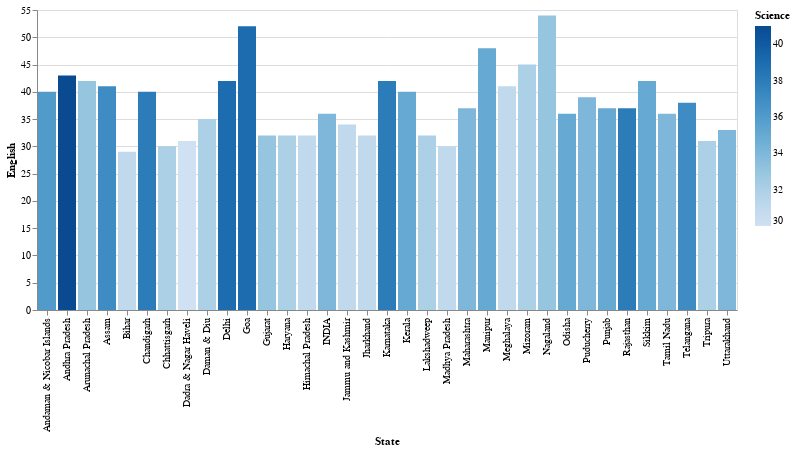

The code cell stored with this chart in its notebook:
### Code cell
alt.Chart(df).mark_bar().encode(
    x='State',
    y='English',
    color='Science'
)

### Figure 1 — Vega-Lite specification as saved in the notebook (floating-point values rounded to 4 significant figures)
{"config": {"view": {"continuousWidth": 400, "continuousHeight": 300}}, "data": {"name": "data-9f405948c8884dea138a329657d111c3"}, "mark": "bar", "encoding": {"color": {"type": "quantitative", "field": "Science"}, "x": {"type": "nominal", "field": "State"}, "y": {"type": "quantitative", "field": "English"}}, "$schema": "https://vega.github.io/schema/vega-lite/v4.8.1.json", "datasets": {"data-9f405948c8884dea138a329657d111c3": [{"State": "INDIA", "English": 36.0, "Mathematics": 34.0, "Science": 34.0, "Social Science": 39.0, "MIL": 49.0}, {"State": "Jammu and Kashmir", "English": 34.0, "Mathematics": 28.0, "Science": 31.0, "Social Science": 34.0, "MIL": 31.0}, {"State": "Himachal Pradesh", "English": 32.0, "Mathematics": 30.0, "Science": 31.0, "Social Science": 38.0, "MIL": 51.0}, {"State": "Punjab", "English": 37.0, "Mathematics": 33.0, "Science": 35.0, "Social Science": 38.0, "MIL": 49.0}, {"State": "Chandigarh", "English": 40.0, "Mathematics": 36.0, "Science": 38.0, "Social Science": 42.0, "MIL": 56.0}, {"State": "Uttarakhand", "English": 33.0, "Mathematics": 35.0, "Science": 34.0, "Social Science": 41.0, "MIL": 52.0}, {"State": "Haryana", "English": 32.0, "Mathematics": 31.0, "Science": 32.0, "Social Science": 38.0, "MIL": 50.0}, {"State": "Delhi", "English": 42.0, "Mathematics": 38.0, "Science": 39.0, "Social Science": 46.0, "MIL": 59.0}, {"State": "Rajasthan", "English": 37.0, "Mathematics": 38.0, "Science": 38.0, "Social Science": 44.0, "MIL": 57.0}, {"State": "Uttar Pradesh", "English": null, "Mathematics": null, "Science": null, "Social Science": null, "MIL": null}, {"State": "Bihar", "English": 29.0, "Mathematics": 36.0, "Science": 31.0, "Social Science": 37.0, "MIL": 41.0}, {"State": "Sikkim", "English": 42.0, "Mathematics": 28.0, "Science": 35.0, "Social Science": 42.0, "MIL": 38.0}, {"State": "Arunachal Pradesh", "English": 42.0, "Mathematics": 29.0, "Science": 33.0, "Social Science": 39.0, "MIL": 39.0}, {"State": "Nagaland", "English": 54.0, "Mathematics": 30.0, "Science": 33.0, "Social Science": 43.0, "MIL": null}, {"State": "Manipur", "English": 48.0, "Mathematics": 31.0, "Science": 35.0, "Social Science": 40.0, "MIL": 33.0}, {"State": "Mizoram", "English": 45.0, "Mathematics": 32.0, "Science": 32.0, "Social Science": 36.0, "MIL": 59.0}, {"State": "Tripura", "English": 31.0, "Mathematics": 31.0, "Science": 32.0, "Social Science": 36.0, "MIL": 37.0}, {"State": "Meghalaya", "English": 41.0, "Mathematics": 28.0, "Science": 31.0, "Social Science": 37.0, "MIL": null}, {"State": "Assam", "English": 41.0, "Mathematics": 39.0, "Science": 37.0, "Social Science": 40.0, "MIL": 52.0}, {"State": "West Bengal", "English": null, "Mathematics": null, "Science": null, "Social Science": null, "MIL": null}, {"State": "Jharkhand", "English": 32.0, "Mathematics": 32.0, "Science": 31.0, "Social Science": 39.0, "MIL": 45.0}, {"State": "Odisha", "English": 36.0, "Mathematics": 38.0, "Science": 35.0, "Social Science": 37.0, "MIL": 50.0}, {"State": "Chhattisgarh", "English": 30.0, "Mathematics": 30.0, "Science": 32.0, "Social Science": 38.0, "MIL": 50.0}, {"State": "Madhya Pradesh", "English": 30.0, "Mathematics": 31.0, "Science": 31.0, "Social Science": 36.0, "MIL": 49.0}, {"State": "Gujarat", "English": 32.0, "Mathematics": 32.0, "Science": 33.0, "Social Science": 38.0, "MIL": 48.0}, {"State": "Daman & Diu", "English": 35.0, "Mathematics": 32.0, "Science": 32.0, "Social Science": 34.0, "MIL": 43.0}, {"State": "Dadra & Nagar Haveli", "English": 31.0, "Mathematics": 28.0, "Science": 30.0, "Social Science": 35.0, "MIL": 41.0}, {"State": "Maharashtra", "English": 37.0, "Mathematics": 33.0, "Science": 34.0, "Social Science": 40.0, "MIL": 49.0}, {"State": "Andhra Pradesh", "English": 43.0, "Mathematics": 41.0, "Science": 41.0, "Social Science": 43.0, "MIL": 43.0}, {"State": "Karnataka", "English": 42.0, "Mathematics": 38.0, "Science": 38.0, "Social Science": 45.0, "MIL": 55.0}, {"State": "Goa", "English": 52.0, "Mathematics": 33.0, "Science": 39.0, "Social Science": 43.0, "MIL": 48.0}, {"State": "Lakshadweep", "English": 32.0, "Mathematics": 29.0, "Science": 32.0, "Social Science": 37.0, "MIL": null}, {"State": "Kerala", "English": 40.0, "Mathematics": 33.0, "Science": 35.0, "Social Science": 41.0, "MIL": 55.0}, {"State": "Tamil Nadu", "English": 36.0, "Mathematics": 31.0, "Science": 34.0, "Social Science": 39.0, "MIL": 47.0}, {"State": "Puducherry", "English": 39.0, "Mathematics": 31.0, "Science": 34.0, "Social Science": 37.0, "MIL": 46.0}, {"State": "Andaman & Nicobar Islands", "English": 40.0, "Mathematics": 34.0, "Science": 36.0, "Social Science": 40.0, "MIL": 47.0}, {"State": "Telangana", "English": 38.0, "Mathematics": 34.0, "Science": 37.0, "Social Science": 39.0, "MIL": 47.0}]}}
